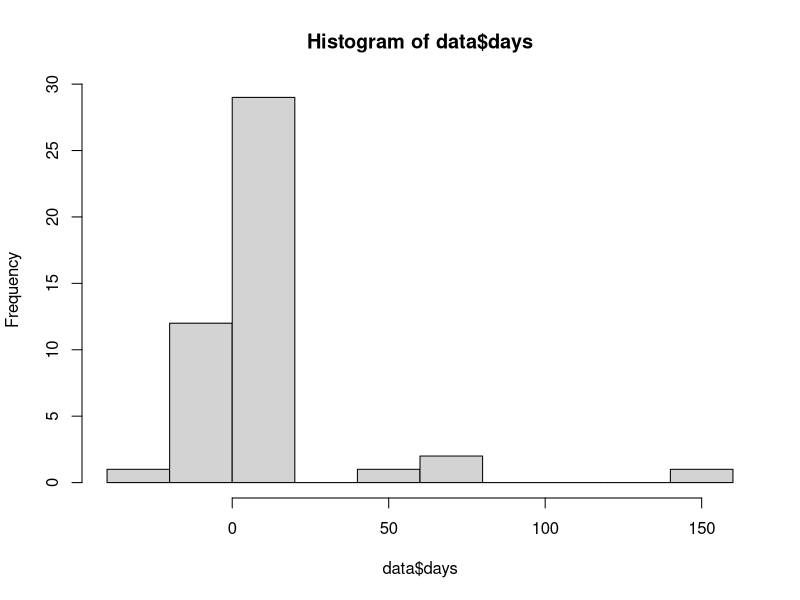

Source code (R):

days <- c(-36, -18, -9, -9, -7, 0, 0, 0, 0, 0, 0, 0, 0, 2, 2, 2, 2, 4, 5, 5, 5, 5, 5, 5, 5, 6, 6, 8, 8, 8, 10, 10, 10, 10, 10, 10, 15, 15, 20, 20, 20, 20, 50, 69, 76, 150)
data = data.frame(days)
hist(data$days)
